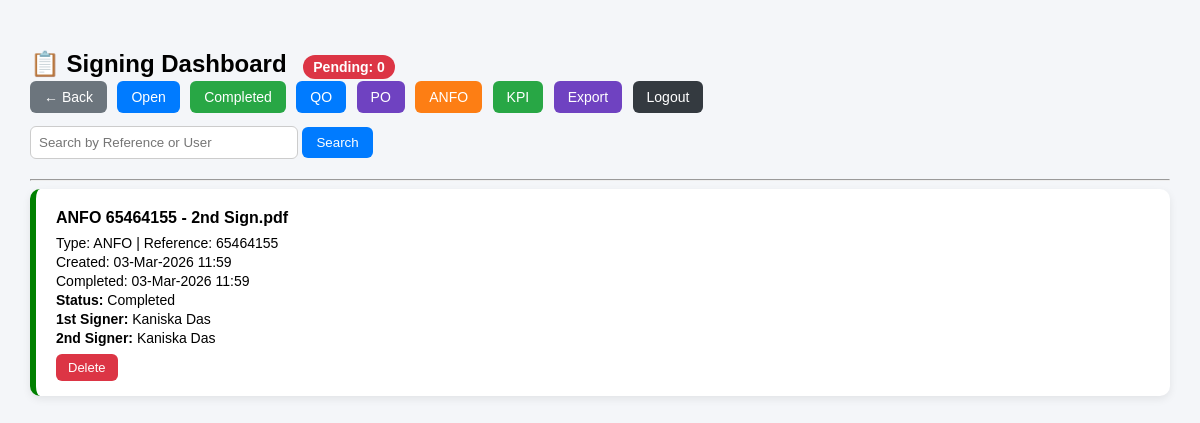
The app's page /dashboard?filter=anfo (signed in) with its own data.
### app.py (models this page shows)
class Document(db.Model):
    id = db.Column(db.Integer, primary_key=True)
    filename = db.Column(db.String(200))
    reference = db.Column(db.String(100))
    status = db.Column(db.String(100))
    doc_type = db.Column(db.String(50))
    signer1 = db.Column(db.String(100))
    signer2 = db.Column(db.String(100))
    created_at = db.Column(db.DateTime, default=lambda: datetime.datetime.now())  # ✅ fixed time
    completed_at = db.Column(db.DateTime, nullable=True)

### app.py (the view, shortened to what this page needs)
@app.route('/dashboard')
@login_required
def dashboard():
    filter_type = request.args.get("filter", "open")
    search_query = request.args.get("search", "").strip()
    now = datetime.datetime.now()  # ✅ local time
    two_min_ago = now - datetime.timedelta(minutes=2)
    query = Document.query
    if filter_type == "open":
        query = query.filter(
            (Document.status.contains("Awaiting")) |
            (
                (Document.completed_at != None) &
                (Document.completed_at >= two_min_ago)
            )
        )
    elif filter_type == "completed":
        query = query.filter(Document.completed_at != None)
    elif filter_type == "qo":
        query = query.filter(Document.doc_type == "QO")
    elif filter_type == "po":
        query = query.filter(Document.doc_type == "PO")
    elif filter_type == "anfo":
        query = query.filter(Document.doc_type == "ANFO")
    documents = query.order_by(Document.created_at.desc()).all()
    pending_count = Document.query.filter(
        Document.status.contains("Awaiting")
    ).count()
    return render_template(
        "dashboard.html",
        documents=documents,
        pending_count=pending_count,
        filter_type=filter_type,
        search_query=search_query
    )

### app.py (called while the page is built)
@login_manager.user_loader
def load_user(user_id):
    return User.query.get(int(user_id))

### templates/dashboard.html (shortened to what this page needs)
<!DOCTYPE html>
<html>
<head>
</head>
<body>
<h2>
    📋 Signing Dashboard
    <span class="badge">Pending: {{ pending_count }}</span>
</h2>
<div class="top-buttons">
    <a href="/" class="btn-gray">← Back</a>
    <a href="/dashboard?filter=open" class="btn-blue">Open</a>
    <a href="/dashboard?filter=completed" class="btn-green">Completed</a>
    <a href="/dashboard?filter=qo" class="btn-blue">QO</a>
    <a href="/dashboard?filter=po" class="btn-purple">PO</a>
    <a href="/dashboard?filter=anfo" class="btn-orange">ANFO</a>
    <a href="/kpi" class="btn-green">KPI</a>
    <a href="/export" class="btn-purple">Export</a>
    <a href="/logout" class="btn-dark">Logout</a>
</div>
<div class="search-box">
    <form method="get" action="/dashboard">
        <input type="text" name="search" placeholder="Search by Reference or User"
               value="{{ search_query }}">
        <button type="submit" class="btn-blue">Search</button>
    </form>
</div>
<hr>
{% if documents %}
    {% for doc in documents %}
        <div class="case-card {% if doc.completed_at %}completed{% else %}open{% endif %}">
            <div class="case-title">
                {{ doc.filename }}
            </div>
            <div class="info-line">
                Type: {{ doc.doc_type }} |
                Reference: {{ doc.reference }}
            </div>
            <div class="info-line">
                Created: {{ doc.created_at.strftime('%d-%b-%Y %H:%M') }}
            </div>
            {% if doc.completed_at %}
            <div class="info-line">
                Completed: {{ doc.completed_at.strftime('%d-%b-%Y %H:%M') }}
            </div>
            {% endif %}
            <div class="info-line">
                <strong>Status:</strong> {{ doc.status }}
            </div>
            <div class="info-line">
                <strong>1st Signer:</strong> {{ doc.signer1 }}
            </div>
            <div class="info-line">
                <strong>2nd Signer:</strong>
                {% if doc.signer2 %}
                    {{ doc.signer2 }}
                {% else %}
                    Pending
                {% endif %}
            </div>
            <div class="actions">
                <a href="/delete/{{ doc.id }}"
                   class="btn-red"
                   onclick="return confirm('Are you sure you want to delete this case?');">
                   Delete
                </a>
            </div>
        </div>
    {% endfor %}
{% else %}
    <p>No cases found.</p>
{% endif %}
</body>
</html>

### templates/dashboard.html (style rules this page uses)
body { font-family: Arial, sans-serif; background-color: #f4f6f9; margin: 0; padding: 30px; }
h2 { margin-bottom: 10px; }
.badge { background: #dc3545; color: white; padding: 4px 10px; border-radius: 20px; font-size: 14px; margin-left: 10px; }
.top-buttons a { text-decoration: none; padding: 8px 14px; border-radius: 6px; margin-right: 6px; font-size: 14px; color: white; }
.btn-blue { background: #007bff; }
.btn-green { background: #28a745; }
.btn-purple { background: #6f42c1; }
.btn-orange { background: #fd7e14; }
.btn-dark { background: #343a40; }
.btn-gray { background: #6c757d; }
.btn-red { background: #dc3545; }
.search-box { margin: 20px 0; }
input[type="text"] { padding: 8px; width: 250px; border-radius: 6px; border: 1px solid #ccc; }
button { padding: 8px 14px; border-radius: 6px; border: none; cursor: pointer; color: white; }
.case-card { background: white; padding: 20px; border-radius: 10px; margin-bottom: 20px; box-shadow: 0 3px 8px rgba(0,0,0,0.08); }
.case-card.completed { border-left: 6px solid green; }
.case-title { font-weight: bold; font-size: 16px; margin-bottom: 8px; }
.info-line { font-size: 14px; margin-bottom: 3px; }
.actions { margin-top: 12px; }
.actions a { text-decoration: none; padding: 6px 12px; border-radius: 6px; margin-right: 6px; font-size: 13px; color: white; }

### records on screen
Document: filename "ANFO 65464155 - 2nd Sign.pdf", doc_type "ANFO", reference "65464155", created_at "03-Mar-2026 11:59", completed_at "03-Mar-2026 11:59", status "Completed", signer1 "Kaniska Das", signer2 "Kaniska Das"

### other values on screen
{{ pending_count }} "0"
